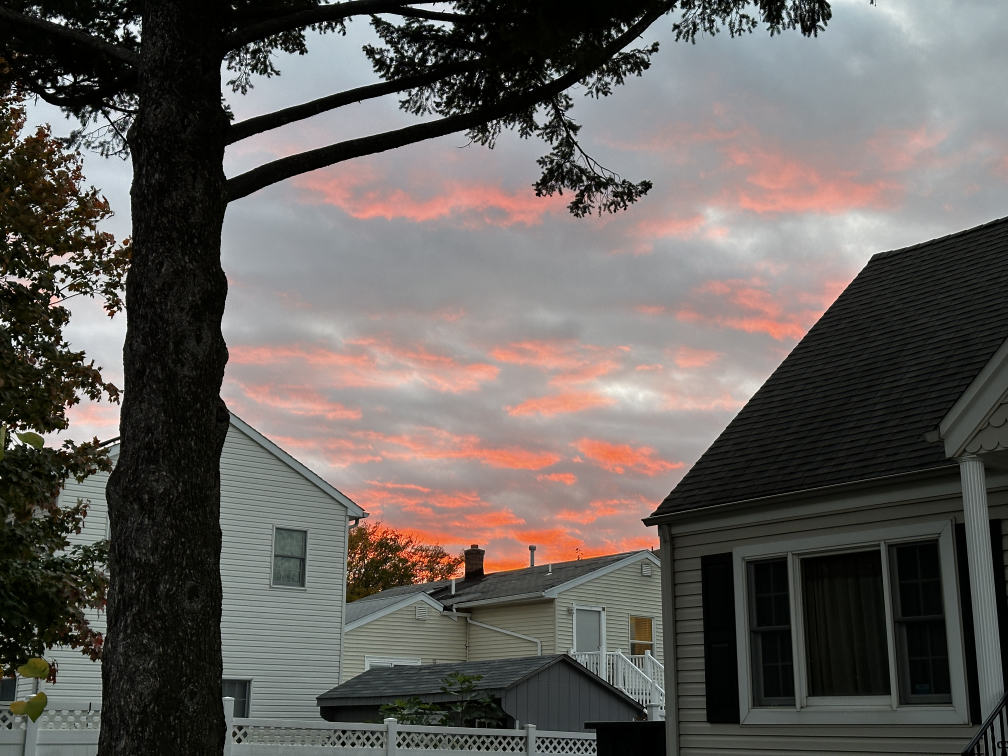
#> input picture test.JPG, 4032 x 3024 px (shown at 1/4 size)
$ python main.py test.JPG
#> lines starting #> are read from the running program, lines starting #| are printed output that depends on the picture
import cv2
import sys
from topics.image_enhancement import main as enhance_image
from topics.image_compression import main as compress_image

# Input handling
if len(sys.argv) != 2:
	print("Please provide the path to the image")
	exit()
image_path = sys.argv[1]

# Read Image using OpenCV and initialize variables
image = cv2.imread(image_path)
#> image is the input picture: shape (3024, 4032, 3); mean B, G, R 91.7, 95.3, 100.1
image = cv2.resize(image,(500,500))
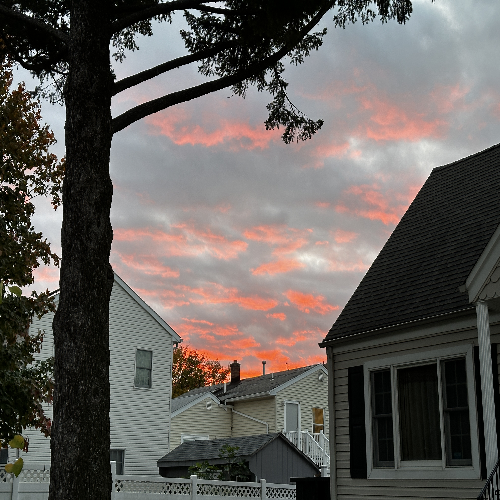
#> image: shape (500, 500, 3); mean B, G, R 91.6, 95.2, 100
new_image = image.copy()
window_title = "Image"

# Get User Input for editing image
user_choice = input("How would you like to edit the image?\n1. Image Enhancement \n2. Image Compression\nEnter the number of your choice (1,2): ")

if user_choice == '1':
  new_image = enhance_image(image)
  window_title = "enhanced"
elif user_choice == '2':
# perform image compression, print Peak-signal-to-noise ratio (PSNR) and display the reconstructed image
  new_image = compress_image(image)
  window_title = "reconstructed"
else:
  print("Invalid option selected. Aborting...")
  exit()
#> (the program exits here)
